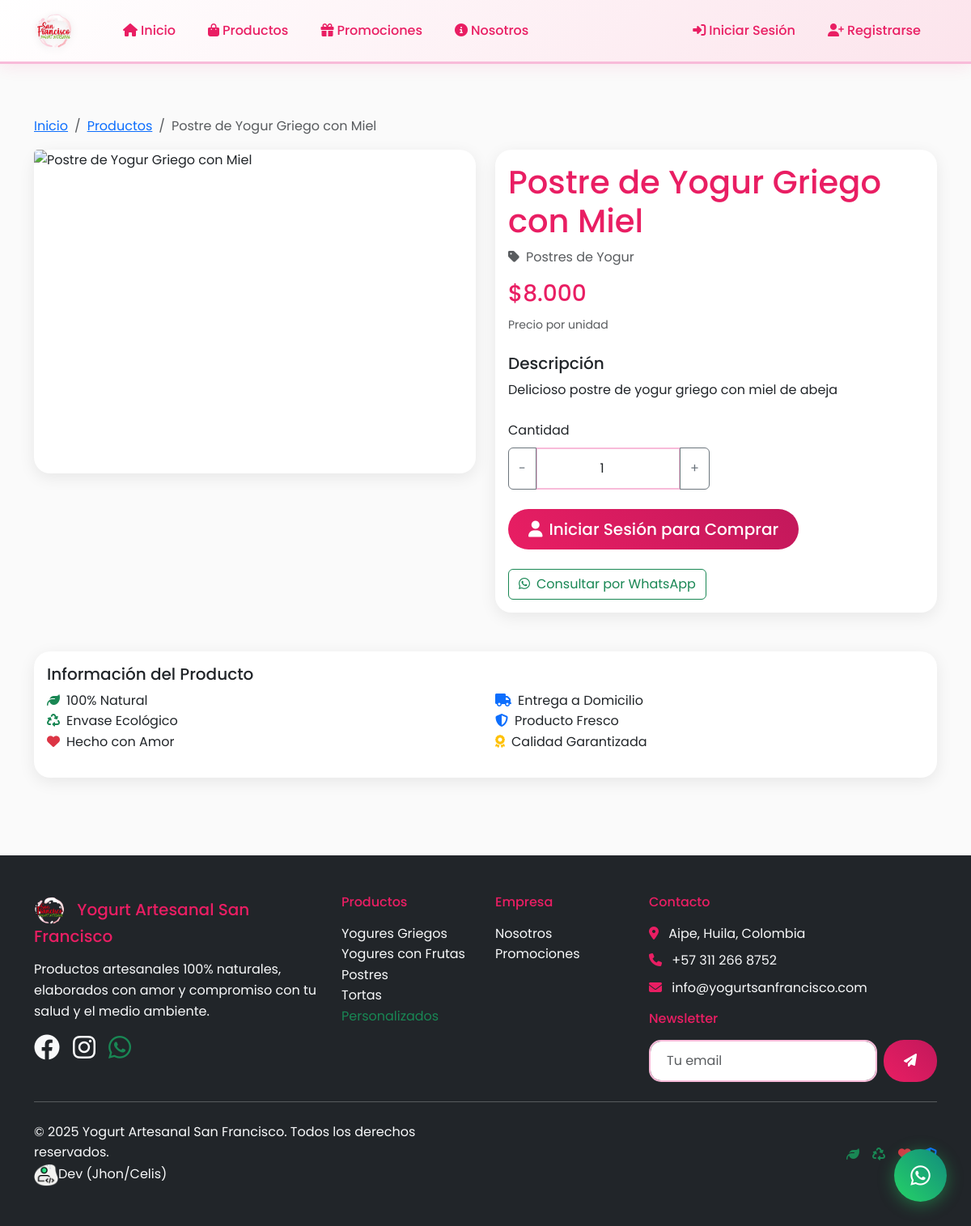
Screenshot of /products/show/4 with the database file from the repository.
### tables this page shows
CREATE TABLE productos (
    id INT PRIMARY KEY AUTO_INCREMENT,
    nombre VARCHAR(100) NOT NULL,
    descripcion TEXT,
    precio DECIMAL(10,2) NOT NULL,
    categoria_id INT,
    stock INT DEFAULT 0,
    imagen VARCHAR(255),
    es_personalizable BOOLEAN DEFAULT FALSE,
    destacado BOOLEAN DEFAULT FALSE,
    activo BOOLEAN DEFAULT TRUE,
    fecha_creacion TIMESTAMP DEFAULT CURRENT_TIMESTAMP,
    FOREIGN KEY (categoria_id) REFERENCES categorias(id)
);

CREATE TABLE categorias (
    id INT PRIMARY KEY AUTO_INCREMENT,
    nombre VARCHAR(100) NOT NULL,
    descripcion TEXT,
    imagen VARCHAR(255),
    activo BOOLEAN DEFAULT TRUE,
    fecha_creacion TIMESTAMP DEFAULT CURRENT_TIMESTAMP
);

### controllers/ProductController.php (called while the page is built, shortened)
<?php
require_once 'models/Product.php';
require_once 'config/config.php';
class ProductController {
    private $productModel;
    public function __construct() {
        $this->productModel = new Product();
    }
    public function show($id) {
        $product = $this->productModel->getProductById($id);
        include 'views/products/show.php';
    }
}
?>

### models/Product.php (called while the page is built, shortened)
<?php
require_once 'config/database.php';
class Product {
    private $conn;
    private $table = 'productos';
    public function __construct() {
        $database = new Database();
        $this->conn = $database->getConnection();
    }
    public function getProductById($id) {
        $query = "SELECT p.*, c.nombre as categoria_nombre
                  FROM " . $this->table . " p
                  LEFT JOIN categorias c ON p.categoria_id = c.id
                  WHERE p.id = :id AND p.activo = 1";
        $stmt = $this->conn->prepare($query);
        $stmt->bindParam(':id', $id);
        $stmt->execute();
        return $stmt->fetch(PDO::FETCH_ASSOC);
    }
}
?>

### config/database.php (called while the page is built, shortened)
<?php
class Database {
    private $host = 'localhost';
    private $db_name = 'yogurt_san_francisco';
    private $username = 'root';
    private $password = '';
    public function getConnection() {
        $this->conn = null;
        try {
            $this->conn = new PDO(
                "mysql:host=" . $this->host . ";dbname=" . $this->db_name . ";charset=utf8",
                $this->username,
                $this->password
            );
            $this->conn->setAttribute(PDO::ATTR_ERRMODE, PDO::ERRMODE_EXCEPTION);
        } catch(PDOException $exception) {
            echo "Error de conexión: " . $exception->getMessage();
            die();
        }
        return $this->conn;
    }
}
?>

### config/config.php (called while the page is built, shortened)
<?php
function isLoggedIn() {
    return isset($_SESSION['user_id']);
}
function formatPrice($price) {
    return '$' . number_format($price, 0, ',', '.');
}
?>

### views/products/show.php (the view, shortened to what this page needs)
<?php
include 'views/layout/header.php';
?>
<div class="container py-5">
    <nav aria-label="breadcrumb">
        <ol class="breadcrumb">
            <li class="breadcrumb-item"><a href="<?php echo SITE_URL; ?>">Inicio</a></li>
            <li class="breadcrumb-item"><a href="<?php echo SITE_URL; ?>products">Productos</a></li>
            <li class="breadcrumb-item active"><?php echo $product['nombre']; ?></li>
        </ol>
    </nav>
    <div class="row">
        <div class="col-lg-6 mb-4">
            <div class="card">
                <img src="<?php echo SITE_URL; ?>assets/images/products/<?php echo $product['imagen'] ?: 'default.jpg'; ?>"
                     class="card-img-top" alt="<?php echo $product['nombre']; ?>" style="height: 400px; object-fit: cover;">
            </div>
        </div>
        <div class="col-lg-6">
            <div class="card">
                <div class="card-body">
                    <h1 class="card-title text-primary-custom"><?php echo $product['nombre']; ?></h1>
                    <p class="text-muted mb-3">
                        <i class="fas fa-tag me-2"></i><?php echo $product['categoria_nombre']; ?>
                    </p>
                    <div class="mb-4">
                        <h3 class="text-primary-custom"><?php echo formatPrice($product['precio']); ?></h3>
                        <small class="text-muted">Precio por unidad</small>
                    </div>
                    <div class="mb-4">
                        <h5>Descripción</h5>
                        <p><?php echo nl2br($product['descripcion']); ?></p>
                    </div>
                    <div class="row g-3 mb-4">
                        <div class="col-md-6">
                            <label class="form-label">Cantidad</label>
                            <div class="input-group">
                                <button class="btn btn-outline-secondary" type="button" onclick="changeQuantity(-1)">-</button>
                                <input type="number" class="form-control text-center" id="quantity" value="1" min="1" max="10">
                                <button class="btn btn-outline-secondary" type="button" onclick="changeQuantity(1)">+</button>
                            </div>
                        </div>
                    </div>
                    <div class="d-grid gap-2 d-md-flex">
                        <?php if (isLoggedIn()): ?>
                            <button onclick="addProductToCart()" class="btn btn-primary btn-lg me-md-2">
                                <i class="fas fa-cart-plus me-2"></i>Agregar al Carrito
                            </button>
                            <button onclick="buyNow()" class="btn btn-success btn-lg">
                                <i class="fas fa-shopping-bag me-2"></i>Comprar Ahora
                            </button>
                        <?php else: ?>
                            <a href="<?php echo SITE_URL; ?>login" class="btn btn-primary btn-lg me-md-2">
                                <i class="fas fa-user me-2"></i>Iniciar Sesión para Comprar
                            </a>
                        <?php endif; ?>
                    </div>
                    <div class="mt-4">
                        <button onclick="contactWhatsApp('Hola, me interesa el producto: <?php echo $product['nombre']; ?>')"
                                class="btn btn-outline-success">
                            <i class="fab fa-whatsapp me-2"></i>Consultar por WhatsApp
                        </button>
                    </div>
                </div>
            </div>
        </div>
    </div>
    <div class="row mt-5">
        <div class="col-12">
            <div class="card">
                <div class="card-body">
                    <h5 class="card-title">Información del Producto</h5>
                    <div class="row">
                        <div class="col-md-6">
                            <ul class="list-unstyled">
                                <li><i class="fas fa-leaf text-success me-2"></i>100% Natural</li>
                                <li><i class="fas fa-recycle text-success me-2"></i>Envase Ecológico</li>
                                <li><i class="fas fa-heart text-danger me-2"></i>Hecho con Amor</li>
                            </ul>
                        </div>
                        <div class="col-md-6">
                            <ul class="list-unstyled">
                                <li><i class="fas fa-truck text-primary me-2"></i>Entrega a Domicilio</li>
                                <li><i class="fas fa-shield-alt text-primary me-2"></i>Producto Fresco</li>
                                <li><i class="fas fa-award text-warning me-2"></i>Calidad Garantizada</li>
                            </ul>
                        </div>
                    </div>
                </div>
            </div>
        </div>
    </div>
</div>
<?php include 'views/layout/footer.php'; ?>

### views/layout/header.php (style rules this page uses)
:root { --primary-color: #E91E63; --secondary-color: #F8BBD9; --accent-color: #4CAF50; --light-pink: #FCE4EC; --dark-pink: #C2185B; --cream: #FFF8E1; --soft-purple: #E1BEE7; --mint-green: #A5D6A7; }
body { font-family: 'Poppins', sans-serif; line-height: 1.6; background-color: #FAFAFA; }
.text-primary-custom { color: var(--primary-color) !important; }
.btn-primary { background: linear-gradient(45deg, var(--primary-color), var(--dark-pink)); border: none; border-radius: 25px; padding: 10px 25px; font-weight: 500; transition: all 0.3s ease; }
.card { border-radius: 20px; border: none; box-shadow: 0 5px 20px rgba(0,0,0,0.08); }
.form-control { border-radius: 15px; border: 2px solid var(--secondary-color); padding: 12px 20px; }

### rows the page displays
productos: nombre "Postre de Yogur Griego con Miel", categoria.nombre "Postres de Yogur", precio "$8.000", descripcion "Delicioso postre de yogur griego con miel de abeja"

### other values shown
SITE_NAME "Yogurt Artesanal San Francisco"
